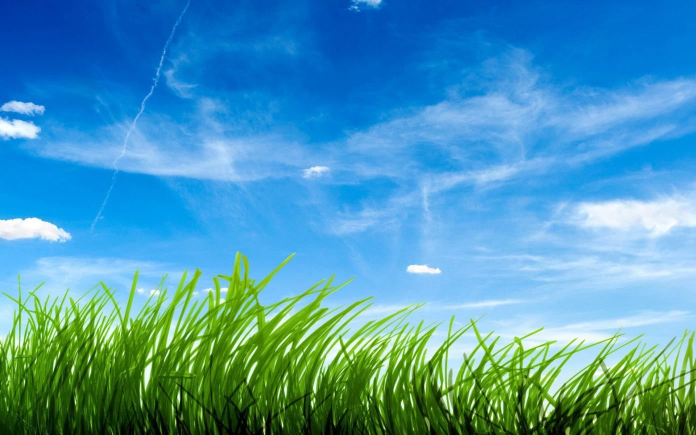
#> input picture 1207070114_Shifa Mutia Fauziah/Image/pemandangan.jpg, 1392 x 870 px (shown at 1/2 size)
$ python 'LATIHAN 3. EKSTRASI FITUR GLCM.py'   (older library calls are emulated)
#> lines starting #> are read from the running program, lines starting #| are printed output that depends on the picture
import matplotlib.pyplot as plt
import cv2
import mahotas.features.texture as mht

PATCH_SIZE = 21

# Memuat gambar menggunakan OpenCV
image = cv2.imread('Image/pemandangan.jpg', cv2.IMREAD_GRAYSCALE)
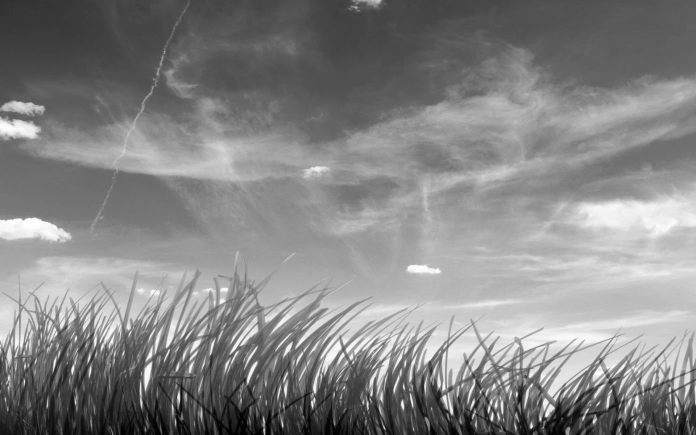
#> image: shape (870, 1392) (shown at 1/2 size); min 0, max 255, mean 132.3

grass_locations = [(280, 454), (342, 223), (444, 192), (455, 455)]
grass_patches = []
for loc in grass_locations:
    patch = image[loc[0]:loc[0] + PATCH_SIZE, loc[1]:loc[1] + PATCH_SIZE]
    if patch.size > 0:  # Memeriksa ukuran patch sebelum menambahkannya
        grass_patches.append(patch)
#> this loop made 4 passes
#> pass 1, `patch = image[loc[0]:loc[0] + PATCH_SIZE, loc[1]:loc[1] + PATCH_SIZE]`:
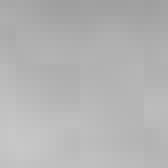
#> patch: shape (21, 21) (shown 8 times larger); min 159, max 199, mean 179.5
#> pass 2, `patch = image[loc[0]:loc[0] + PATCH_SIZE, loc[1]:loc[1] + PATCH_SIZE]`:
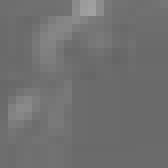
#> patch: shape (21, 21) (shown 8 times larger); min 102, max 161, mean 111.9
#> pass 3, `patch = image[loc[0]:loc[0] + PATCH_SIZE, loc[1]:loc[1] + PATCH_SIZE]`:
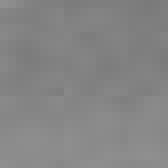
#> patch: shape (21, 21) (shown 8 times larger); min 122, max 143, mean 132.6
#> after the loop, grass_patches = 4 items

sky_locations = [(38, 34), (139, 28), (37, 437), (145, 379)]
sky_patches = []
for loc in sky_locations:
    patch = image[loc[0]:loc[0] + PATCH_SIZE, loc[1]:loc[1] + PATCH_SIZE]
    if patch.size > 0:  # Memeriksa ukuran patch sebelum menambahkannya
        sky_patches.append(patch)
#> this loop made 4 passes
#> pass 2, `patch = image[loc[0]:loc[0] + PATCH_SIZE, loc[1]:loc[1] + PATCH_SIZE]`:
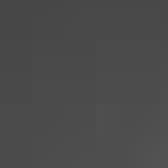
#> patch: shape (21, 21) (shown 8 times larger); min 71, max 82, mean 74.9
#> after the loop, sky_patches = 4 items

# Menghitung GLCM
xs = []
ys = []
for patch in (grass_patches + sky_patches):
#> (the run stopped early here; a loop or call above may not have finished)

$ run again, with 1207070114_Shifa Mutia Fauziah/Image/shifa1.jpg copied over 1207070114_Shifa Mutia Fauziah/Image/pemandangan.jpg
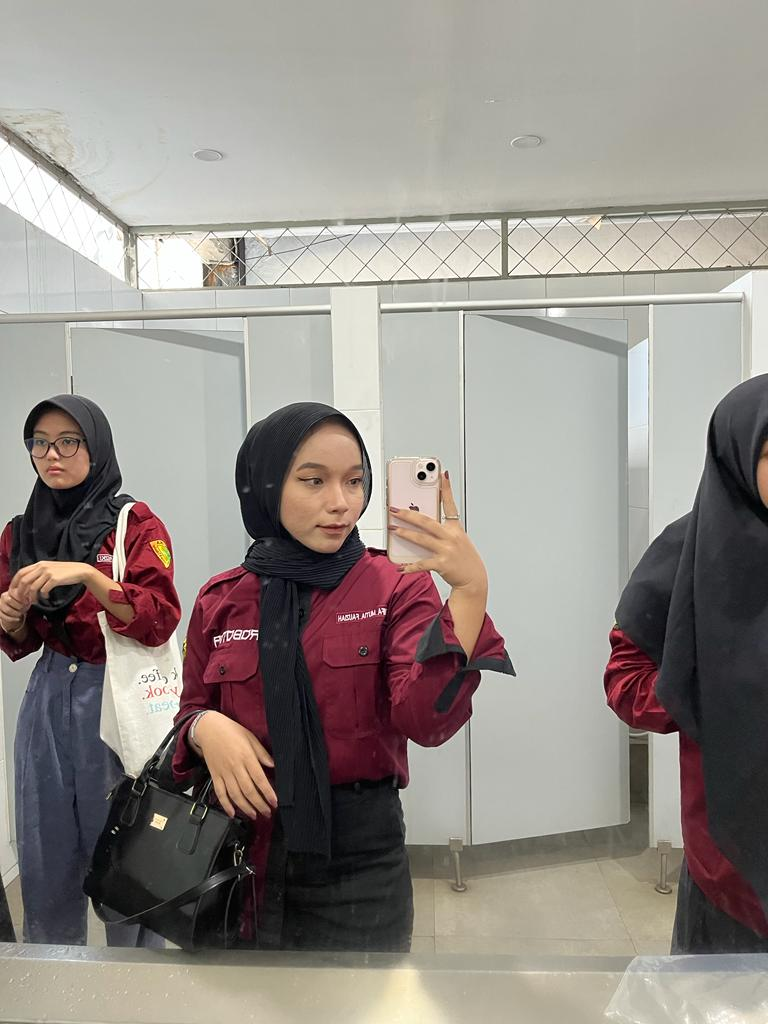
#> input picture 1207070114_Shifa Mutia Fauziah/Image/shifa1.jpg, 768 x 1024 px
#> `image = cv2.imread('Image/pemandangan.jpg', cv2.IMREAD_GRAYSCALE)`:
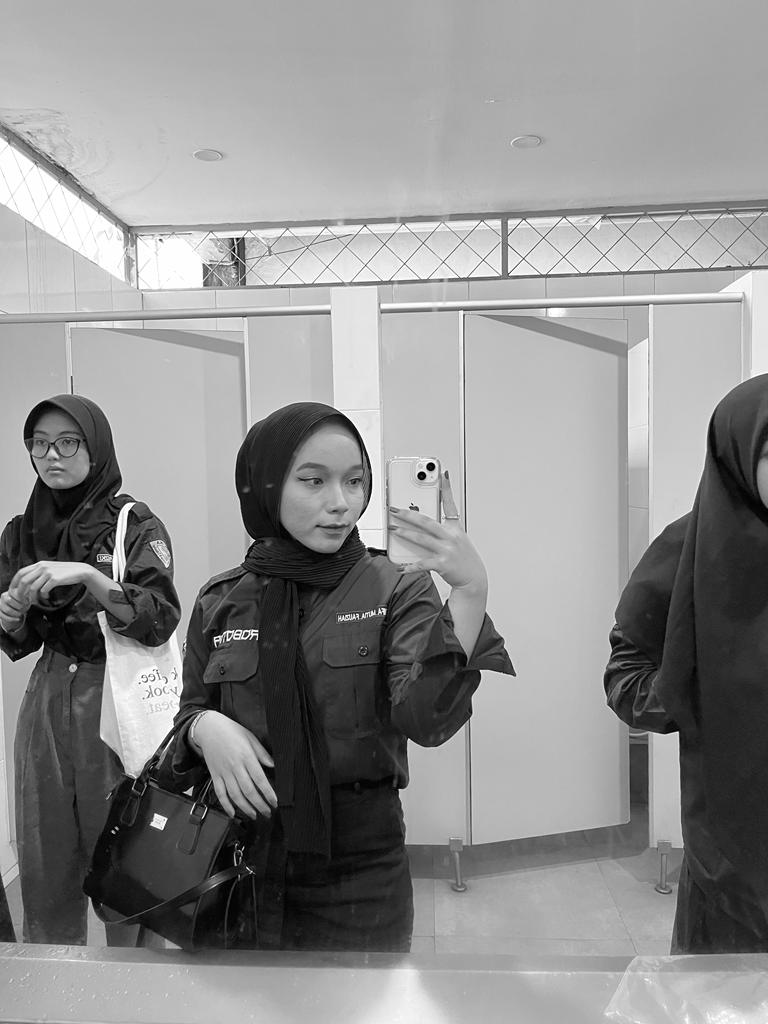
#> image: shape (1024, 768); min 0, max 255, mean 142.9
#> after the loop `for loc in grass_locations:`: grass_patches = 4 items
#> the loop `for loc in sky_locations:` made 4 passes
#> pass 2, `patch = image[loc[0]:loc[0] + PATCH_SIZE, loc[1]:loc[1] + PATCH_SIZE]`:
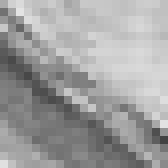
#> patch: shape (21, 21) (shown 8 times larger); min 66, max 227, mean 159.8

$ run again, with 1207070114_Shifa Mutia Fauziah/Image/shifa2.jpg copied over 1207070114_Shifa Mutia Fauziah/Image/pemandangan.jpg
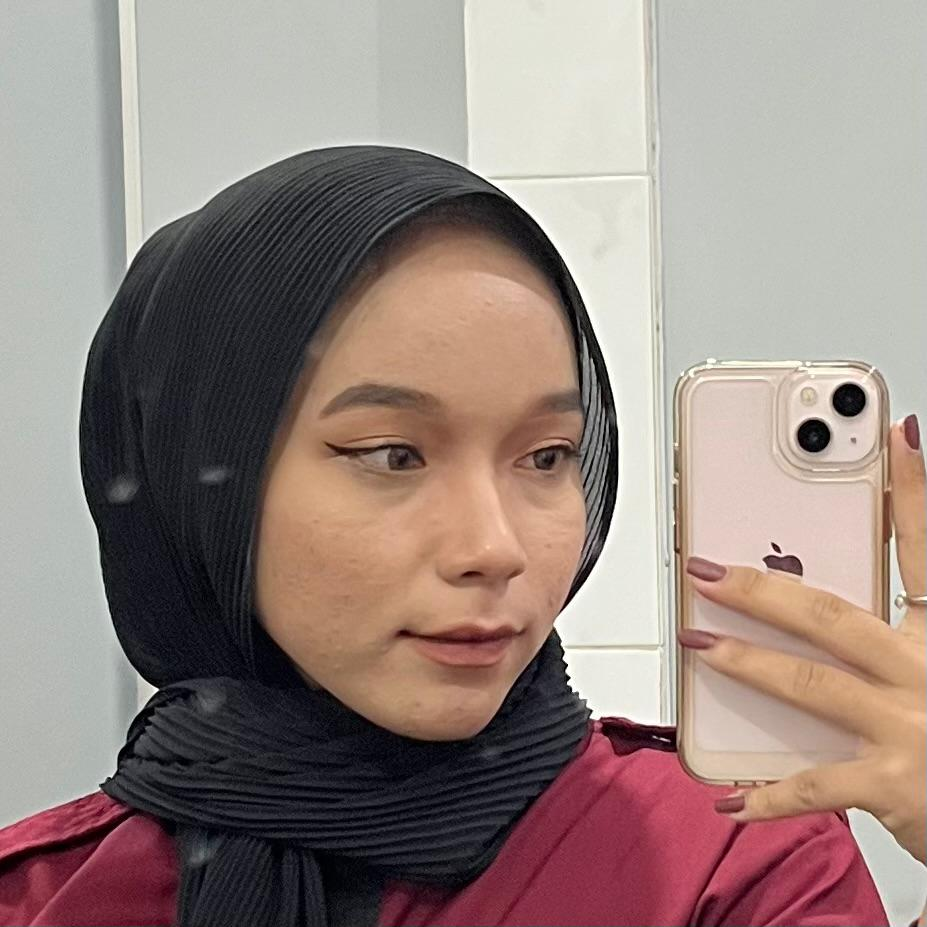
#> input picture 1207070114_Shifa Mutia Fauziah/Image/shifa2.jpg, 927 x 927 px
#> `image = cv2.imread('Image/pemandangan.jpg', cv2.IMREAD_GRAYSCALE)`:
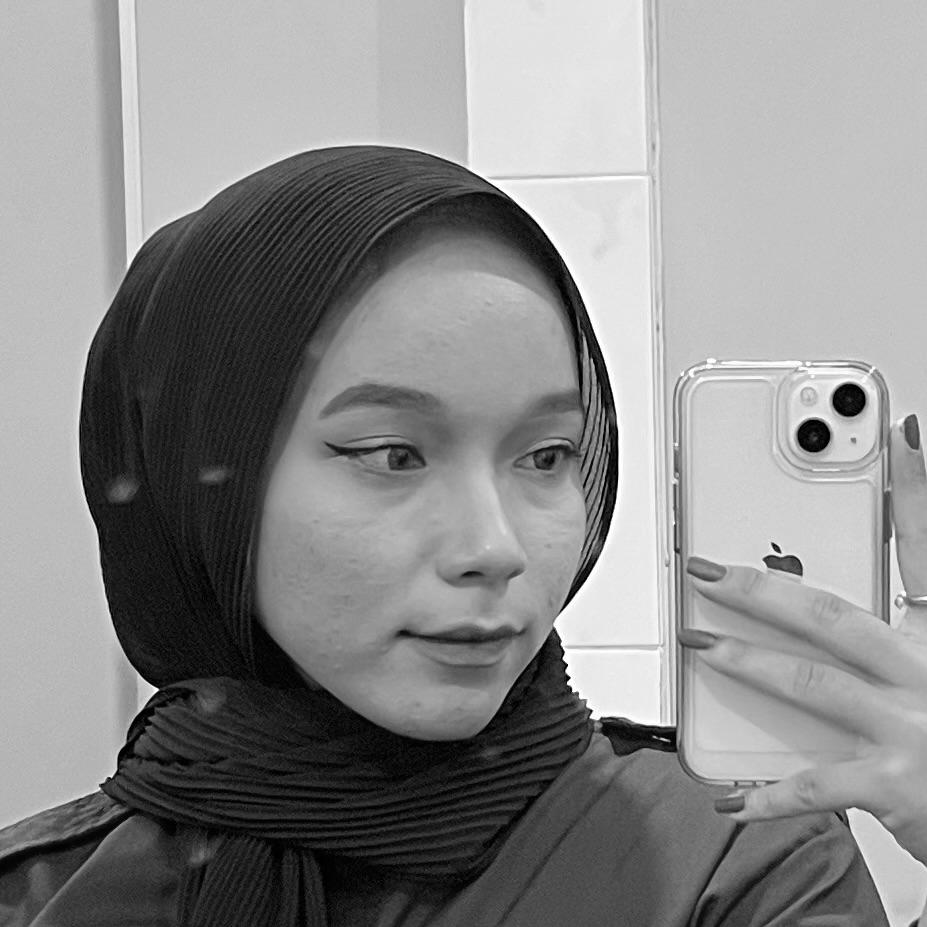
#> image: shape (927, 927); min 0, max 255, mean 137.6
#> the loop `for loc in grass_locations:` made 4 passes
#> pass 3, `patch = image[loc[0]:loc[0] + PATCH_SIZE, loc[1]:loc[1] + PATCH_SIZE]`:
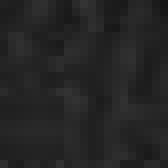
#> patch: shape (21, 21) (shown 8 times larger); min 21, max 52, mean 36.8
#> after the loop `for loc in grass_locations:`: grass_patches = 4 items
